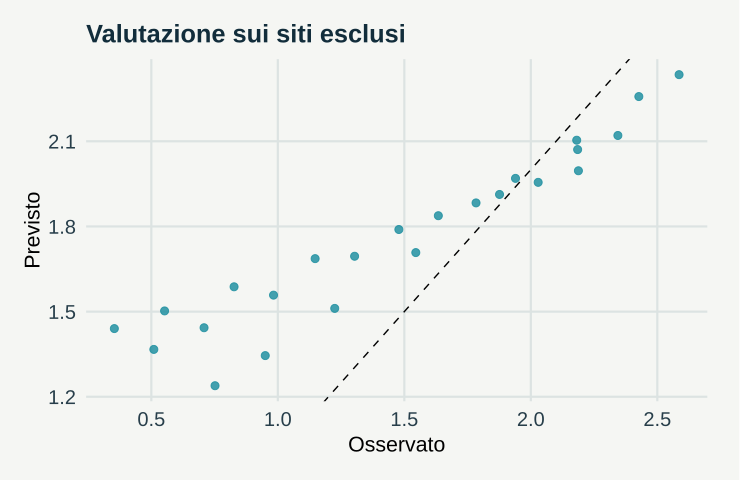

Recreate this plot in R.
# GeoStat Lab — funzioni comuni. R >= 4.3; ggplot2 >= 3.4; jsonlite.
suppressPackageStartupMessages(library(ggplot2))
col_geo <- c('#168B9C','#BC5B35','#7054A4','#A17B19','#227864','#64748B')
theme_set(theme_minimal(base_size=17, base_family='sans') + theme(
  plot.background=element_rect(fill='#F5F6F3',colour=NA),
  panel.background=element_rect(fill='#F5F6F3',colour=NA),
  panel.grid.minor=element_blank(),panel.grid.major=element_line(colour='#DCE3E2'),
  plot.title=element_text(size=19,face='bold',colour='#122D3B'),
  plot.subtitle=element_text(size=13,colour='#405560',margin=margin(b=12)),
  axis.text=element_text(size=15,colour='#273E4A'),axis.title=element_text(size=16),
  legend.position='bottom',legend.title=element_blank(),legend.text=element_text(size=14),
  strip.text=element_text(size=15,face='bold'),plot.margin=margin(18,24,18,18)))
metric <- function(...) data.frame(grandezza=names(c(...)),valore=as.character(c(...)),check.names=FALSE)
f <- function(x,d=3) {out<-formatC(x,digits=d,format='fg');out[!is.finite(x)]<-'Non definito';out}
line_plot <- function(d,x='x',y='y',title='',xl=x,yl=y,group=NULL) {
 p<-ggplot(d,aes(x=.data[[x]],y=.data[[y]]))
 if(is.null(group)) p<-p+geom_line(colour=col_geo[1],linewidth=1.05) else p<-p+aes(colour=.data[[group]],group=.data[[group]])+geom_line(linewidth=1)+scale_colour_manual(values=col_geo)
 p+labs(title=title,x=xl,y=yl)
}
point_plot <- function(d,x='x',y='y',title='',xl=x,yl=y,group=NULL) {
 p<-ggplot(d,aes(x=.data[[x]],y=.data[[y]]))
 if(is.null(group))p<-p+geom_point(colour=col_geo[1],size=2.5,alpha=.8) else p<-p+aes(colour=.data[[group]])+geom_point(size=2.7,alpha=.85)+scale_colour_manual(values=col_geo)
 p+labs(title=title,x=xl,y=yl)
}
hist_plot<-function(x,title='',xl='Valore',bins=20)ggplot(data.frame(x=x),aes(x))+geom_histogram(bins=bins,fill=col_geo[1],colour='#F5F6F3')+labs(title=title,x=xl,y='Frequenza')
bar_plot<-function(d,x='gruppo',y='valore',title='',yl='Valore')ggplot(d,aes(x=.data[[x]],y=.data[[y]],fill=.data[[x]]))+geom_col(width=.65)+scale_fill_manual(values=rep(col_geo,length.out=length(unique(d[[x]])) ))+guides(fill='none')+labs(title=title,x=NULL,y=yl)
map_plot<-function(d,z='z',title='',xl='Est [km]',yl='Nord [km]')ggplot(d,aes(x,y,fill=.data[[z]]))+geom_raster()+coord_equal()+scale_fill_gradientn(colours=c('#153F56','#298C9C','#B8CDB2','#F1D889','#AD542F'))+labs(title=title,x=xl,y=yl)
acf_data<-function(x,lag=20){a<-acf(x,lag.max=min(lag,length(x)-1),plot=FALSE);data.frame(x=as.vector(a$lag)[-1],y=as.vector(a$acf)[-1])}
# AR(1), distribuzione marginale stazionaria N(0, 1).
ar_series<-function(n,rho){x<-numeric(n);x[1]<-rnorm(1);for(i in 2:n)x[i]<-rho*x[i-1]+sqrt(1-rho^2)*rnorm(1);x}
# Distanze euclidee in unità metriche già dichiarate; nessuna conversione implicita di CRS.
dist_cross<-function(a,b)sqrt(outer(a[,1],b[,1],'-')^2+outer(a[,2],b[,2],'-')^2)
# Predittore IDW: i punti coincidenti ricevono esattamente il valore osservato.
idw<-function(xy,z,new,power=2){dd<-dist_cross(new,xy);apply(dd,1,function(d)if(any(d<1e-10))mean(z[d<1e-10])else weighted.mean(z,d^(-power)))}
# CART didattico binario: divisioni assiali che minimizzano l'impurità di Gini.
cart_fit<-function(x,y,depth=2,minleaf=4){
 node<-list(p=mean(y),n=length(y));if(depth<1||length(unique(y))<2||length(y)<2*minleaf)return(node)
 best<-Inf
 for(j in seq_len(ncol(x))){v<-sort(unique(x[,j])); if(length(v)<2)next
  for(cut in (head(v,-1)+tail(v,-1))/2){left<-x[,j]<=cut;nl<-sum(left);nr<-sum(!left);if(min(nl,nr)<minleaf)next
   score<-nl*mean(y[left])*(1-mean(y[left]))+nr*mean(y[!left])*(1-mean(y[!left]))
   if(score<best){best<-score;node$j<-j;node$cut<-cut;split<-left}
  }
 }
 if(is.finite(best)){node$left<-cart_fit(x[split,,drop=FALSE],y[split],depth-1,minleaf);node$right<-cart_fit(x[!split,,drop=FALSE],y[!split],depth-1,minleaf)};node
}
cart_predict<-function(tree,x)apply(x,1,function(row){t<-tree;while(!is.null(t$j))t<-if(row[t$j]<=t$cut)t$left else t$right;t$p})

p <- list(power = 2, split = "east", seed = 17)
set.seed(p$seed)

xy <- expand.grid(x = 1:8, y = 1:8)

z <- sin(xy$x/2) + xy$x/4 + cos(xy$y/3)

test <- if (p$split == "east") which(xy$x > 5) else sample(1:64, 24)

train <- setdiff(1:64, test)

pr <- idw(as.matrix(xy[train, ]), z[train], as.matrix(xy[test, ]), p$power)

data <- data.frame(x = xy$x[test], y = xy$y[test], osservato = z[test], previsto = pr, errore = z[test] - 
    pr)

plots <- list(point_plot(data, "osservato", "previsto", "Valutazione sui siti esclusi", "Osservato", 
    "Previsto") + geom_abline(intercept = 0, slope = 1, linetype = 2))

metrics <- metric(`Siti di stima` = length(train), `Siti di test` = length(test), `RMSE IDW` = f(sqrt(mean((pr - 
    z[test])^2))), `RMSE media di training` = f(sqrt(mean((mean(z[train]) - z[test])^2))))
print(metrics,row.names=FALSE)
ggplot2::ggsave('m11-interpolazione-B.svg',plots[[1]],device=svglite::svglite,width=7.7,height=5.0,bg='#F8F6F1')
